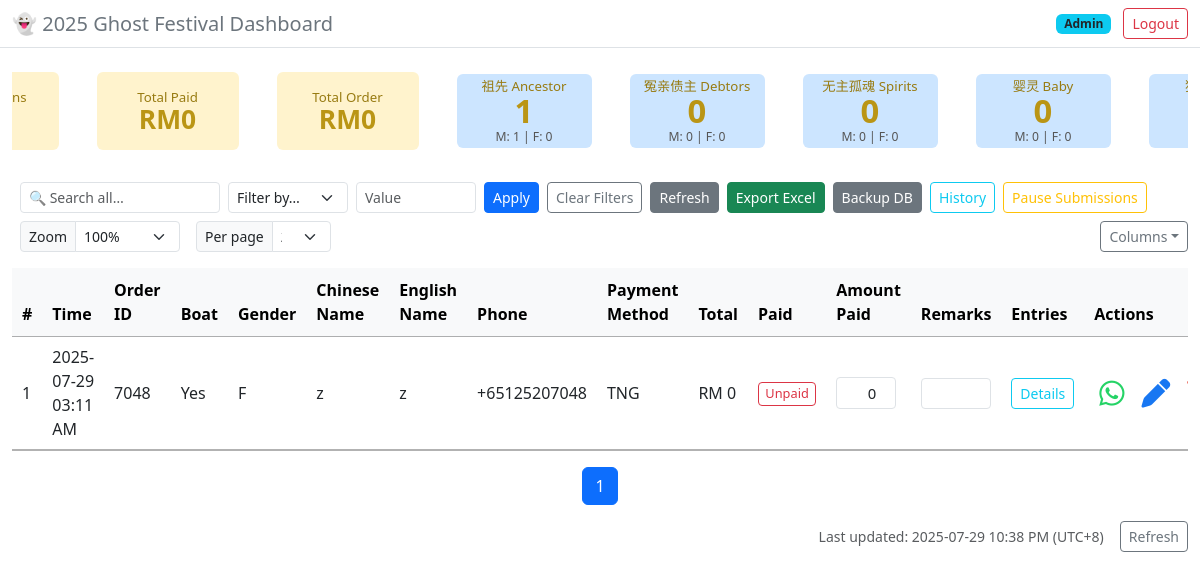
Page /admin (signed in) on the committed database.
### app.py (models this page shows)
class Submission(db.Model):
    id = db.Column(db.Integer, primary_key=True)
    order_id = db.Column(db.String(8))
    date = db.Column(db.DateTime, default=lambda: now_utc8())
    boat = db.Column(db.String(8))
    gender = db.Column(db.String(8))
    name_cn = db.Column(db.String(24))
    name_en = db.Column(db.String(32))
    phone = db.Column(db.String(24))
    payment_method = db.Column(db.String(24))
    count = db.Column(db.Integer)
    total = db.Column(db.Integer)
    paid = db.Column(db.Boolean, default=False)
    entries = db.Column(db.Text)  # JSON string of entries
    payment_amount = db.Column(db.Integer, default=0)  # Admin/owner editable
    remarks = db.Column(db.Text, default="")  # Admin/owner editable

### app.py (the view, shortened to what this page needs)
@app.route("/admin", methods=["GET", "POST"])
@login_required
def admin_dashboard():
    page         = int(request.args.get("page", 1))
    per_page     = int(request.args.get("per_page", 20))
    search       = request.args.get("search", "").strip()
    filter_type  = request.args.get("filter_type", "")
    filter_value = request.args.get("filter_value", "").strip()
    print("DEBUG: Sample entries JSON:")
    for (js,) in Submission.query.with_entities(Submission.entries).limit(5):
        print(js, file=sys.stderr)  # print to stderr to not mix with normal logs
    q = Submission.query
    if filter_type and filter_value:
        if filter_type == "option":
            all_subs = q.order_by(Submission.date.desc()).all()
            filtered_subs = []
            for sub in all_subs:
                try:
                    entries = json.loads(sub.entries)
                    if any(e.get("option") == filter_value for e in entries):
                        filtered_subs.append(sub)
                except Exception:
                    pass
            total_filtered = len(filtered_subs)
            start = (page - 1) * per_page
            end = start + per_page
            orders = filtered_subs[start:end]
            class SimplePagination:
                def __init__(self, page, per_page, total):
                    self.page = page
                    self.per_page = per_page
                    self.total = total
                    self.pages = (total + per_page - 1) // per_page
                @property
                def has_prev(self): return self.page > 1
                @property
                def has_next(self): return self.page < self.pages
                @property
                def prev_num(self): return self.page - 1
                @property
                def next_num(self): return self.page + 1
                def iter_pages(self):
                    return range(1, self.pages + 1)
            pagination = SimplePagination(page, per_page, total_filtered)
        elif filter_type == "paid":
            if filter_value.lower() == "paid":
                q = q.filter(Submission.paid == True)
            elif filter_value.lower() == "unpaid":
                q = q.filter(Submission.paid == False)
            else:
                pass
            q = q.order_by(Submission.date.desc())
            pagination = q.paginate(page=page, per_page=per_page, error_out=False)
            orders = pagination.items
        else:
            like = f"%{filter_value}%"
            if filter_type == "gender":
                q = q.filter(Submission.gender == filter_value)
            elif filter_type == "name":
                q = q.filter(
                    Submission.name_cn.ilike(f"%{filter_value}%") |
                    Submission.name_en.ilike(f"%{filter_value}%") |
                    Submission.entries.like(f'%{filter_value}%')
                )
            elif filter_type == "date":
                q = q.filter(Submission.entries.like(f'%{filter_value}%'))
            else:
                q = q.filter(
                    Submission.order_id.ilike(like) |
                    Submission.name_cn.ilike(like) |
                    Submission.name_en.ilike(like) |
                    Submission.phone.ilike(like)
                )
            q = q.order_by(Submission.date.desc())
            pagination = q.paginate(page=page, per_page=per_page, error_out=False)
            orders = pagination.items
    else:
        q = q.order_by(Submission.date.desc())
        pagination = q.paginate(page=page, per_page=per_page, error_out=False)
        orders     = pagination.items
    for o in orders:
        try:
            entries = json.loads(o.entries)
            for e in entries:
                e["death_date_label"] = label_date(e)
            o.enriched_entries = entries
        except:
            o.enriched_entries = []
    num_orders  = Submission.query.count()
    total_paid  = db.session.query(db.func.sum(Submission.payment_amount)).filter_by(paid=True).scalar() or 0
    total_order = db.session.query(db.func.sum(Submission.total)).scalar() or 0
    raw_labels = {
        e.get("option", "").strip()
        for (js,) in Submission.query.with_entities(Submission.entries)
        for e in json.loads(js or "[]")
        if e.get("option", "").strip()
    }
    def normalize_gender(raw_g):
        rg = raw_g.strip().lower()
        if "男" in raw_g or rg.startswith("m"):
            return "male"
        if "女" in raw_g or rg.startswith("f"):
            return "female"
        return "unknown"
    option_stats = {
        label: {"total": 0, "male": 0, "female": 0, "unknown": 0}
        for label in sorted(raw_labels)
    }
    for (entry_json,) in Submission.query.with_entities(Submission.entries):
        try:
            entries = json.loads(entry_json)
        except json.JSONDecodeError:
            continue
        for e in entries:
            raw_opt = e.get("option", "").strip()
            option_stats.setdefault(raw_opt, {"total":0,"male":0,"female":0,"unknown":0})
            stat = option_stats[raw_opt]
            stat["total"] += 1
            who = normalize_gender(e.get("gender", ""))
            stat[who] += 1
    filter_values = {
        "order_id":       [r[0] for r in db.session.query(Submission.order_id).distinct()],
        "boat":           [r[0] for r in db.session.query(Submission.boat).distinct()],
        "gender":         [r[0] for r in db.session.query(Submission.gender).distinct()],
        "name":           list({r[0] for r in db.session.query(Submission.name_cn).distinct()}) +
                           list({r[0] for r in db.session.query(Submission.name_en).distinct()}),
        "phone":          [r[0] for r in db.session.query(Submission.phone).distinct()],
        "payment_method": [r[0] for r in db.session.query(Submission.payment_method).distinct()],
        "option":         sorted({
                              e.get("option","")
                              for (js,) in db.session.query(Submission.entries)
                              for e in json.loads(js or "[]")
                            }),
        "date":           sorted({
                              e.get("death_date_label","Notsure")
                              for (js,) in db.session.query(Submission.entries)
                              for e in json.loads(js or "[]")
                            }),
    }
    return render_template("admin.html",
        orders=orders,
        pagination=pagination,
        per_page=per_page,
        page=page,
        search=search,
        filter_type=filter_type,
        filter_value=filter_value,
        filter_values=filter_values,
        pause=SysState.query.first().pause,
        num_orders=num_orders,
        total_paid=total_paid,
        total_order=total_order,
        option_stats=option_stats,
        last_updated=now_utc8().strftime("%Y-%m-%d %I:%M %p"),
        is_owner=is_owner()
    )

### templates/admin.html (shortened to what this page needs)
<!DOCTYPE html>
<html lang="zh-Hans">
<head>
  <link href="https://cdn.jsdelivr.net/npm/bootstrap@5.3.0/dist/css/bootstrap.min.css" rel="stylesheet"/>
  <link href="https://cdn.datatables.net/1.13.4/css/jquery.dataTables.min.css" rel="stylesheet"/>
  <link rel="stylesheet" href="https://cdnjs.cloudflare.com/ajax/libs/font-awesome/6.4.2/css/all.min.css"/>
</head>
<body>
<nav class="navbar navbar-light bg-white border-bottom py-2">
  <div class="container-fluid">
    <span class="h5 mb-0 text-secondary">👻 2025 Ghost Festival Dashboard</span>
    <div>
      <span class="badge bg-info text-dark me-2">
        {{ is_owner and 'Owner' or 'Admin' }}
      </span>
      <a href="{{ url_for('admin_logout') }}" class="btn btn-outline-danger btn-sm">Logout</a>
    </div>
  </div>
</nav>
<div class="container-fluid py-3">
{% set display_names = {
  "ancestor": "祖先 Ancestor",
  "debtors": "冤亲债主 Debtors",
  "dog": "狗狗 Dogs",
  "wandering": "无主孤魂 Spirits",
  "baby": "婴灵 Baby"
} %}
<div class="d-flex flex-nowrap justify-content-center align-items-center mb-4" style="gap:22px;overflow-x:auto;">
  <div class="card card-stat card-yellow" style="min-width:142px;max-width:148px;min-height:74px;height:78px;display:flex;align-items:center;">
    <div class="card-body d-flex flex-column justify-content-center align-items-center" style="padding:0.3rem;text-align:center;height:100%;">
      <h6 style="font-size:0.83rem;margin:0;">Submissions</h6>
      <h3 style="font-size:1.65rem;margin:0 auto;text-align:center;line-height:1;font-weight:800;width:100%;display:flex;justify-content:center;align-items:center;">{{ num_orders }}</h3>
    </div>
  </div>
  <div class="card card-stat card-yellow" style="min-width:142px;max-width:148px;min-height:74px;height:78px;display:flex;align-items:center;">
    <div class="card-body d-flex flex-column justify-content-center align-items-center" style="padding:0.3rem;text-align:center;height:100%;">
      <h6 style="font-size:0.83rem;margin:0;">Total Paid</h6>
      <h3 style="font-size:1.65rem;margin:0 auto;text-align:center;line-height:1;font-weight:800;width:100%;display:flex;justify-content:center;align-items:center;">RM{{ "{:,}".format(total_paid) }}</h3>
    </div>
  </div>
  <div class="card card-stat card-yellow" style="min-width:142px;max-width:148px;min-height:74px;height:78px;display:flex;align-items:center;">
    <div class="card-body d-flex flex-column justify-content-center align-items-center" style="padding:0.3rem;text-align:center;height:100%;">
      <h6 style="font-size:0.83rem;margin:0;">Total Order</h6>
      <h3 style="font-size:1.65rem;margin:0 auto;text-align:center;line-height:1;font-weight:800;width:100%;display:flex;justify-content:center;align-items:center;">RM{{ "{:,}".format(total_order) }}</h3>
    </div>
  </div>
  {% set valid_options = ["祖先", "冤亲债主", "无主孤魂", "婴灵", "狗狗"] %}
  {% set display_names = {
    "祖先": "祖先 Ancestor",
    "冤亲债主": "冤亲债主 Debtors",
    "无主孤魂": "无主孤魂 Spirits",
    "婴灵": "婴灵 Baby",
    "狗狗": "狗狗 Dogs"
  } %}
  {% for opt_label in valid_options %}
    {% set stats = option_stats.get(opt_label, {'total':0,'male':0,'female':0,'unknown':0}) %}
    <div class="card card-stat" style="min-width:135px;max-width:145px;min-height:70px;height:74px;">
      <div class="card-body" style="padding:0.3rem;text-align:center;">
        <h6 style="font-size:0.83rem;margin:0;">{{ display_names[opt_label] }}</h6>
        <h3 style="font-size:2.05rem;margin:0;text-align:center;line-height:1;font-weight:800;">
          {{ stats.total }}<br>
          <small style="font-size:0.76rem;font-weight:400;line-height:1;margin-top:3px;">
            M: {{ stats.male }} | F: {{ stats.female }}
          </small>
        </h3>
      </div>
    </div>
  {% endfor %}
</div>
<div class="d-flex flex-wrap align-items-center gap-2 mb-3">
  <input id="globalSearch" type="text" class="form-control form-control-sm" placeholder="🔍 Search all…" value="{{ search }}"/>
  <select id="filterType" class="form-select form-select-sm">
    <option value="">Filter by…</option>
  </select>
  <span id="filterValueContainer">
  </span>
  <button id="applyFilter" class="btn btn-sm btn-primary">Apply</button>
  <button id="clearFilter" class="btn btn-sm btn-outline-secondary">Clear Filters</button>
  <button id="refreshDashboard" class="btn btn-sm btn-secondary">Refresh</button>
  <a href="{{ url_for('export_excel') }}" class="btn btn-sm btn-success">Export Excel</a>
  <a href="{{ url_for('backup_db') }}" class="btn btn-sm btn-secondary">Backup DB</a>
  <a href="{{ url_for('admin_history') }}" class="btn btn-sm btn-outline-info">History</a>
  <button id="pauseResumeBtn" class="btn btn-sm btn-outline-warning" type="button">
    {{ pause and 'Resume Submissions' or 'Pause Submissions' }}
  </button>
  <div class="input-group input-group-sm ms-2" style="width:160px; min-width:140px;">
    <span class="input-group-text">Zoom</span>
    <select id="zoomTable" class="form-select form-select-sm" style="min-width:100px;">
      <option value="1.0" selected>100%</option>
    </select>
  </div>
  <div class="input-group input-group-sm ms-2" style="width:135px; min-width:110px; max-width:150px;">
    <span class="input-group-text">Per page</span>
    <select id="perPageSelect" class="form-select form-select-sm">
      <option value="20" {% if per_page==20 %}selected{% endif %}>20</option>
    </select>
  </div>
  <div class="dropdown ms-auto">
    <button class="btn btn-sm btn-outline-secondary dropdown-toggle" data-bs-toggle="dropdown">Columns</button>
  </div>
</div>
<div class="table-responsive">
  <table id="adminTable" class="table table-hover table-sm align-middle">
    <thead class="table-light">
      <tr>
        <th>#</th><th>Time</th><th>Order ID</th><th>Boat</th><th>Gender</th>
        <th>Chinese Name</th><th>English Name</th><th>Phone</th><th>Payment Method</th>
        <th>Total</th><th>Paid</th><th>Amount Paid</th><th>Remarks</th>
        <th>Entries</th><th>Actions</th>
      </tr>
    </thead>
    <tbody>
      {% for o in orders %}
      <tr>
        <td>{{ loop.index + (pagination.page-1)*pagination.per_page }}</td>
        <td>{{ o.date.strftime('%Y-%m-%d') }}<br>{{ o.date.strftime('%I:%M %p') }}</td>
        <td>{{ o.order_id }}</td>
        <td>{{ o.boat|capitalize }}</td>
        <td>{{ o.gender=='male' and 'M' or 'F' }}</td>
        <td>{{ o.name_cn }}</td>
        <td>{{ o.name_en }}</td>
        <td>{{ o.phone }}</td>
        <td>
          {% if o.payment_method.lower() == 'bank_transfer' %}BANK
          {% elif o.payment_method.lower() == 'tng' %}TNG
          {% else %}{{ o.payment_method.upper() }}
          {% endif %}
        </td>
        <td>RM {{ o.total }}</td>
        <td>
          <button class="btn btn-sm btn-outline-{{ o.paid and 'success' or 'danger' }} toggle-paid" data-id="{{ o.id }}">
            {{ o.paid and 'Paid' or 'Unpaid' }}
          </button>
        </td>
        <td>
          <input type="number" class="form-control form-control-sm amount-paid amt-box" data-id="{{ o.id }}" value="{{ o.payment_amount or 0 }}" />
        </td>
        <td>
          <input type="text" class="form-control form-control-sm remarks" data-id="{{ o.id }}" value="{{ o.remarks }}"/>
        </td>
        <td class="collapse-row">
          <button class="btn btn-sm btn-outline-info" data-bs-toggle="collapse" data-bs-target="#ent{{o.id}}">Details</button>
        </td>
        <td class="actions-cell">
          <a href="#" class="remind-btn" data-id="{{o.id}}" title="Remind" style="color:#25D366;">
            <i class="fa-brands fa-whatsapp"></i>
          </a>
          <a href="#" class="edit-btn" data-id="{{o.id}}" title="Edit" style="color:#1877f2;">
            <i class="fa-solid fa-pen"></i>
          </a>
          <a href="#" class="delete-btn" data-id="{{o.id}}" title="Delete" style="color:#e74c3c;">
          </a>
        </td>
      </tr>
      {% endfor %}
    </tbody>
  </table>
</div>
<nav aria-label="Page navigation" class="mt-3">
  <ul class="pagination justify-content-center">
    {% for p in pagination.iter_pages() %}
      {% if p %}
      <li class="page-item {% if p==pagination.page %}active{% endif %}"><a class="page-link" href="?page={{p}}&per_page={{per_page}}">{{p}}</a></li>
      {% else %}
      <li class="page-item disabled"><span class="page-link">…</span></li>
      {% endif %}
    {% endfor %}
  </ul>
</nav>
<div class="d-flex justify-content-end align-items-center mt-2">
  <span class="me-3 small text-muted">
    Last updated: <span id="last-updated">{{ last_updated }} (UTC+8)</span>
  </span>
  <button id="manual-refresh" class="btn btn-sm btn-outline-secondary">Refresh</button>
</div>
</div>
</body>
</html>

### rows in the picture
Submission: date "2025-07-29", date "03:11 AM", order_id "7048", boat "Yes", gender "F", name_cn "z", name_en "z", phone "+65125207048", payment_method "TNG", total "0", paid "Unpaid", payment_amount "0"

### other values in the picture
{{ is_owner and 'Owner' or 'Admin' }} "Admin"
{{ "{:,}".format(total_paid) }} "0"
{{ "{:,}".format(total_order) }} "0"
{{ display_names[opt_label] }} "祖先 Ancestor" "冤亲债主 Debtors" "无主孤魂 Spirits" "婴灵 Baby"
{{ stats.total }} "1" "0" "0" "0"
{{ stats.male }} "1" "0" "0" "0"
{{ stats.female }} "0" "0" "0" "0"
{{ pause and 'Resume Submissions' or 'Pause Submissions' }} "Pause Submissions"
{{ p }} "1"
{{ last_updated }} "2025-07-29 10:38 PM"
